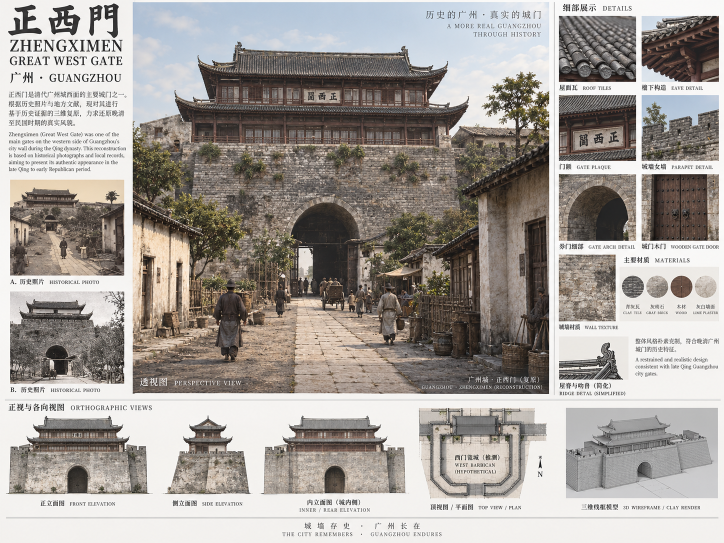
#> input picture Docs/Reference/GateSheets/Zhengximen-GreatWestGate-reference.png, 1448 x 1086 px, given in place of Roof_BaseColor_4K_Repaired.png, which was not available (shown at 1/2 size)
$ python AnalyzeV5WuxianmenTexturesRefTune2.py
#> lines starting #> are read from the running program, lines starting #| are printed output that depends on the picture; pictures that were not available may be replaced by others from this repository, and a replacement may not be noted
"""Measure the Wuxianmen V5 Core texture sheets so material tiling is derived, not guessed.

Two questions, both answered numerically:

1. Roof base colour: the authored tile sheet occupies only part of the texture
   container. Measure the authored region, then measure the tile column period
   (U) and course period (V) inside it. That gives the exact number of tile
   repeats per unit UV, which is what the material tiling must divide by so the
   strip's 0.3589 m width shows one tile and its 4.24 m slope shows real courses.

2. Stone base colour: report the mean colour of the texture and of the matching
   reference sheet wall region, so the material tint can be set to close a
   measured gap instead of being picked by eye.

Read-only. Run with the trimesh/PIL interpreter (Python 3.10).
"""
from __future__ import annotations

import json
from pathlib import Path

import numpy as np
from PIL import Image

PROJECT = Path(__file__).resolve().parents[1]
ROOT = PROJECT / "Saved/RawModelImport/V5"
REPAIRED = ROOT / "RepairedTextures/Wuxianmen_V5_4K_Core"
REFERENCE = PROJECT / "Docs/Reference/GateSheets/Wuxianmen-reference.png"
RENDER = ROOT / "Wuxianmen_V5_4K_Core-reference-tuning-hero.png"
OUTPUT = ROOT / "Wuxianmen_V5_4K_Core-reftune2-texture-analysis-20260917.json"


def _load(path: Path) -> np.ndarray:
    with Image.open(path) as image:
#> image is the input picture: PIL image 1448x1086 RGB; mean R, G, B 163.8, 158.4, 153.6
        return np.asarray(image.convert("RGB"), dtype=np.float64) / 255.0


def _authored_rows(image: np.ndarray) -> tuple[int, int]:
    """Row range whose luminance is not essentially black padding."""
    row_mean = image.mean(axis=(1, 2))
#> row_mean = 1086 values, max 0.999 at index 798, min 0.364 at index 444, mean 0.622
    lit = np.where(row_mean > 0.02)[0]
#> lit = 1086 values from 0 to 1085
    return int(lit.min()), int(lit.max()) + 1


def _period(signal: np.ndarray) -> float:
    """Dominant period in samples via autocorrelation of the mean-removed signal."""
    centred = signal - signal.mean()
    if not np.any(centred):
        return float("nan")
    corr = np.correlate(centred, centred, mode="full")[len(centred) - 1:]
    corr /= corr[0]
    # first strong local maximum after the trivial peak
    for lag in range(8, len(corr) // 2):
        if corr[lag] > corr[lag - 1] and corr[lag] >= corr[lag + 1] and corr[lag] > 0.15:
            return float(lag)
    return float("nan")


def main() -> None:
    report = {"created": "2026-09-17"}

    roof = _load(REPAIRED / "Roof_BaseColor_4K_Repaired.png")
    top, bottom = _authored_rows(roof)
#> top = 0; bottom = 1086
    sheet = roof[top:bottom]
    report["roof_base_color"] = {
        "container": list(roof.shape[:2]),
        "authored_rows": [top, bottom],
        "authored_fraction_of_v": round((bottom - top) / roof.shape[0], 4),
        "sheet_mean_rgb": sheet.mean(axis=(0, 1)).round(4).tolist(),
    }
    # Column structure: average columns then look along U.
    column_signal = sheet.mean(axis=0).mean(axis=1)
#> column_signal = 1448 values, max 0.977 at index 1099, min 0.49 at index 681, mean 0.622
    row_signal = sheet.mean(axis=1).mean(axis=1)
#> row_signal has the same summary as row_mean in _authored_rows
    column_px = _period(column_signal)
#> in _period, `centred = signal - signal.mean()`: centred = 1448 values, max 0.355 at index 1099, min -0.132 at index 681, mean -3.19e-17
#> in _period, `corr = np.correlate(centred, centred, mode="full")[len(centred) - 1:]`: corr = 1448 values, max 13.76 at index 0, min -3.77 at index 669, mean 0.00475
#> in _period, `corr /= corr[0]`: corr = 1448 values, max 1 at index 0, min -0.274 at index 669, mean 0.000345
#> the loop in _period, `for lag in range(8, len(corr) // 2):` made 41 passes
#> column_px = 48
    course_px = _period(row_signal)
#> the loop in _period, `for lag in range(8, len(corr) // 2):` made 103 passes
#> course_px = 110
    report["roof_base_color"].update({
        "tile_column_period_px": column_px,
        "tile_course_period_px": course_px,
        "tile_columns_per_unit_u": round(sheet.shape[1] / column_px, 3) if column_px == column_px else None,
        "tile_courses_per_unit_v_of_sheet": round((bottom - top) / course_px, 3) if course_px == course_px else None,
    })

    stone = _load(REPAIRED / "Stone_BaseColor_4K_Repaired.png")
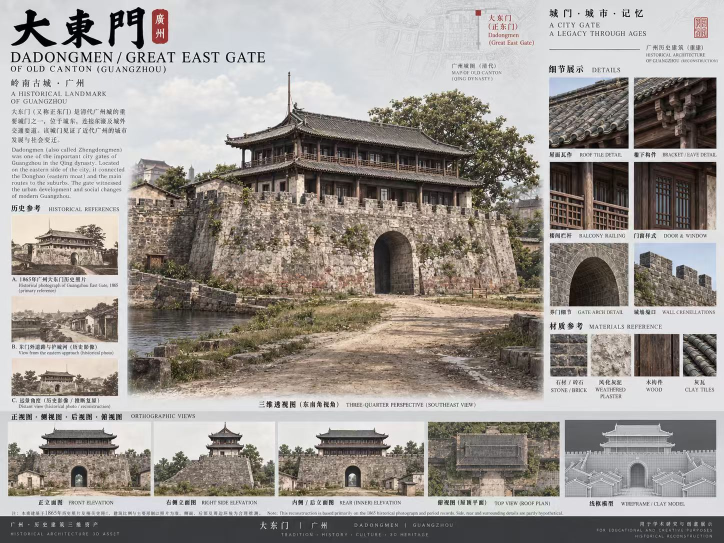
#> input picture Docs/Reference/GateSheets/Dadongmen-GreatEastGate-reference.jpg, 1448 x 1086 px, given in place of Stone_BaseColor_4K_Repaired.png, which was not available (shown at 1/2 size)
#> in _load, image is the input picture: PIL image 1448x1086 RGB; mean R, G, B 157.2, 151.6, 146.9
    stone_column_px = _period(stone.mean(axis=0).mean(axis=1))
#> the loop in _period, `for lag in range(8, len(corr) // 2):` made 39 passes
#> stone_column_px = 46
    stone_course_px = _period(stone.mean(axis=1).mean(axis=1))
#> the loop in _period, `for lag in range(8, len(corr) // 2):` made 86 passes
#> stone_course_px = 93
    report["stone_base_color"] = {
        "container": list(stone.shape[:2]),
        "mean_rgb": stone.mean(axis=(0, 1)).round(4).tolist(),
        "luminance": round(float(stone.mean()), 4),
        "stone_period_u_px": stone_column_px,
        "stone_period_v_px": stone_course_px,
        "stones_per_unit_u": round(stone.shape[1] / stone_column_px, 3) if stone_column_px == stone_column_px else None,
        "stones_per_unit_v": round(stone.shape[0] / stone_course_px, 3) if stone_course_px == stone_course_px else None,
    }

    wood = _load(REPAIRED / "Wood_BaseColor_4K_Repaired.png")
    report["wood_base_color"] = {
        "container": list(wood.shape[:2]),
        "mean_rgb": wood.mean(axis=(0, 1)).round(4).tolist(),
    }

    # Reference sheet: several candidate bands on the perspective view's gate wall.
    reference = _load(REFERENCE)
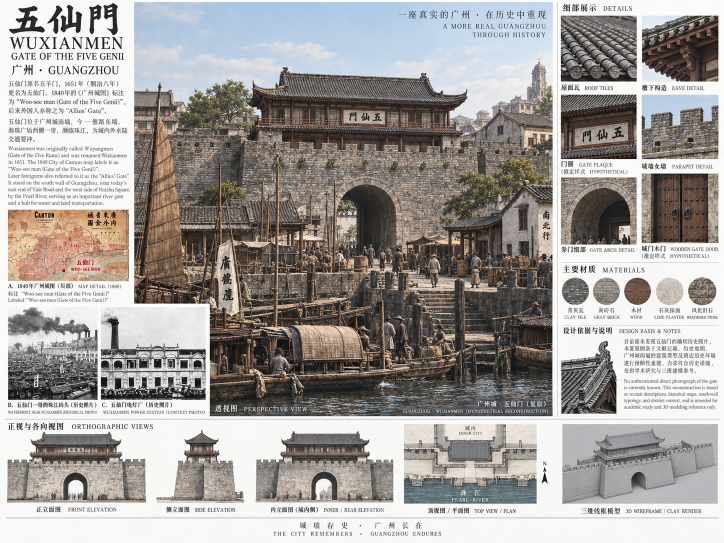
#> input picture Docs/Reference/GateSheets/Wuxianmen-reference.png, 1448 x 1086 px (shown at 1/2 size)
#> in _load, image is the input picture: PIL image 1448x1086 RGB; mean R, G, B 162.3, 158.5, 155.6
    height, width = reference.shape[:2]
#> height = 1086; width = 1448
    bands = {
        "wall_upper": (0.50, 0.56, 0.24, 0.46),
        "wall_mid": (0.56, 0.62, 0.26, 0.44),
        "wall_lower": (0.62, 0.68, 0.28, 0.42),
        "arch_face": (0.55, 0.62, 0.30, 0.36),
    }
    report["reference_sheet"] = {"container": [height, width], "bands": {}}
    for name, (y0, y1, x0, x1) in bands.items():
        patch = reference[int(height * y0):int(height * y1), int(width * x0):int(width * x1)]
        report["reference_sheet"]["bands"][name] = {
            "mean_rgb": patch.mean(axis=(0, 1)).round(4).tolist(),
            "luminance": round(float(patch.mean()), 4),
        }
#> this loop made 4 passes
#> pass 1, in main, `patch = reference[int(height * y0):int(height * y1), int(width * x0):i..`:
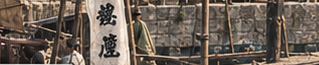
#> patch: shape (65, 319, 3) float64; mean of channels 0, 1, 2 0.431, 0.383, 0.343; drawn as R, G, B
#> pass 2, in main, `patch = reference[int(height * y0):int(height * y1), int(width * x0):i..`:
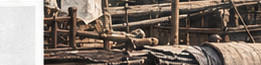
#> patch: shape (65, 261, 3) float64; mean of channels 0, 1, 2 0.511, 0.462, 0.424; drawn as R, G, B
#> pass 3, in main, `patch = reference[int(height * y0):int(height * y1), int(width * x0):i..`:
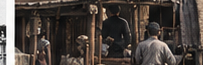
#> patch: shape (65, 203, 3) float64; mean of channels 0, 1, 2 0.298, 0.266, 0.247; drawn as R, G, B
#> after the loop, report = 5 items

    render = _load(RENDER)
    rheight, rwidth = render.shape[:2]
    render_wall = render[int(rheight * 0.52):int(rheight * 0.62), int(rwidth * 0.30):int(rwidth * 0.62)]
    report["render"] = {
        "container": [rheight, rwidth],
        "wall_band_mean_rgb": render_wall.mean(axis=(0, 1)).round(4).tolist(),
        "wall_band_luminance": round(float(render_wall.mean()), 4),
    }

    OUTPUT.write_text(json.dumps(report, indent=2), encoding="utf-8")
    print(json.dumps(report, indent=2))
    print("REFTUNE2_TEXTURE_ANALYSIS", OUTPUT)


if __name__ == "__main__":
#> (the run stopped early here; a loop or call above may not have finished)
